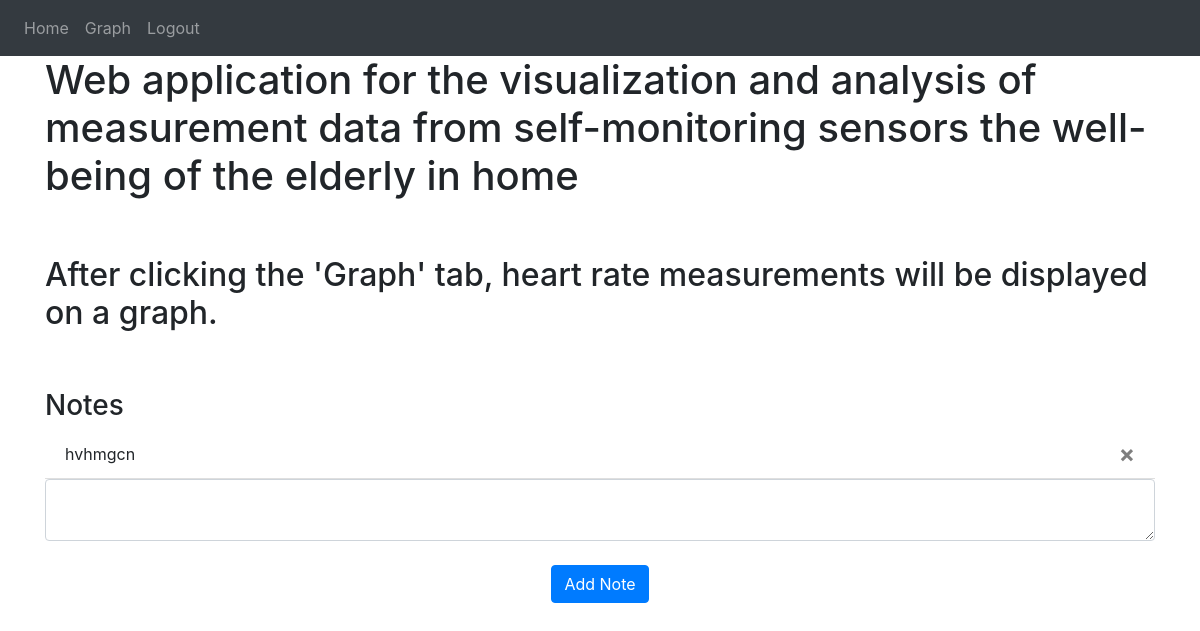
/ (signed in), run on an earlier commit of the app's database.
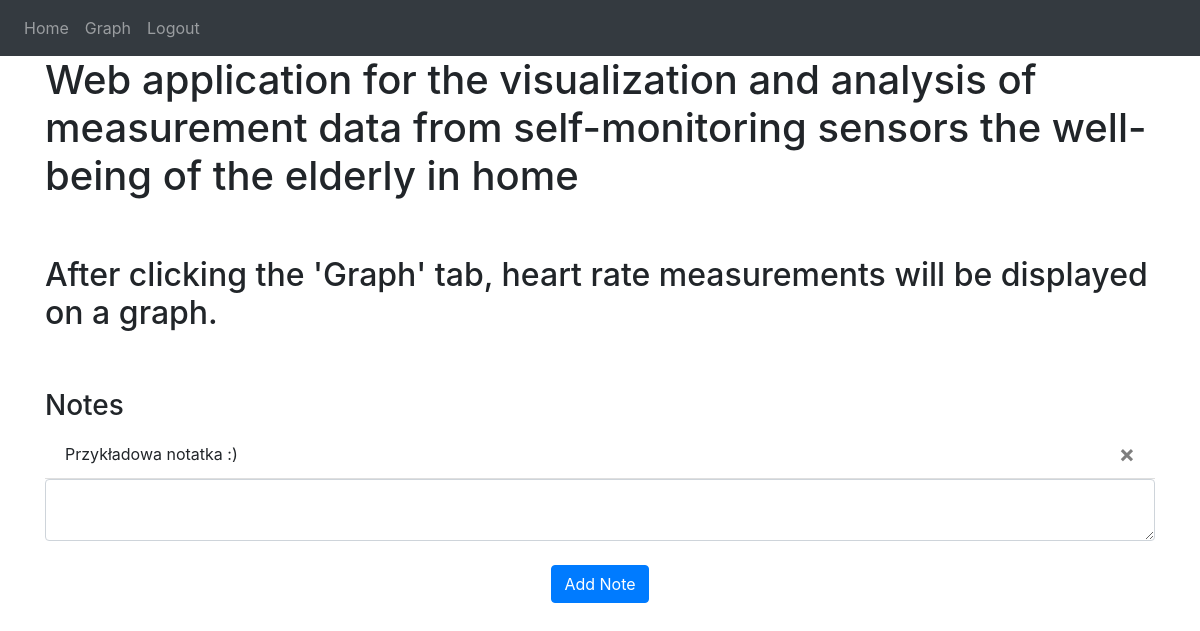
And on a later commit of the database.
### website/models.py (models this page shows)
class Note(db.Model):
    id = db.Column(db.Integer, primary_key=True)
    data = db.Column(db.String(10000))
    date = db.Column(db.DateTime(timezone=True), default=func.now())
    user_id = db.Column(db.Integer, db.ForeignKey('user.id')) #relacja jedna do wielu (jeden user i wiele notatek);

### website/views.py (the view, shortened to what this page needs)
@views.route('/', methods=['GET', 'POST'])
@login_required
def home():
    return render_template("home.html", user=current_user)

### website/__init__.py (called while the page is built)
def create_app():
    app = Flask(__name__)
    app.config["SECRET_KEY"] = "hjshjhdjah kjshkjdhjs"
    app.config["SQLALCHEMY_DATABASE_URI"] = "sqlite:///database.db"
    db.init_app(app)
    from .views import views
    from .auth import auth
    app.register_blueprint(views, url_prefix='/')
    app.register_blueprint(auth, url_prefix='/')
    from .models import User, Note, Measurement, Graph # importujemy, zeby zdefiniowa te klasy opisane w models.py
    with app.app_context():
        db.create_all()
    login_manager = LoginManager()
    login_manager.login_view = 'auth.login'
    login_manager.init_app(app)
    @login_manager.user_loader
    def load_user(id):
        return User.query.get(int(id))
    return app

### website/templates/home.html
{% extends "base.html" %} {% block title %}Home{% endblock %} {% block content
    %}
     <strong><h1>Web application for the visualization and analysis of measurement data from self-monitoring sensors the well-being of the elderly in home    </h1></strong>
     <br />
     <br />
     <h2>After clicking the 'Graph' tab, heart rate measurements will be displayed on a graph. </h2>
     <br />
     <br />
    <h3>Notes</h3>
    <ul class="list-group list-group-flush" id="notes">
      {% for note in user.notes %}
      <li class="list-group-item">
        {{ note.data }}
        <button type="button" class="close" onClick="deleteNote({{ note.id }})">
          <span aria-hidden="true">&times;</span>
        </button>
      </li>
      {% endfor %}
    </ul>
    <form method="POST">
      <textarea name="note" id="note" class="form-control"></textarea>
      <br />
      <div align="center">
        <button type="submit" class="btn btn-primary">Add Note</button>
      </div>
    </form>
    {% endblock %}

### website/templates/base.html (shortened to what this page needs)
<!DOCTYPE html>
<html>
    <head>
        <link
            rel="stylesheet"
            href="https://stackpath.bootstrapcdn.com/bootstrap/4.4.1/css/bootstrap.min.css"
        />
        <link
            rel="stylesheet"
            href="https://stackpath.bootstrapcdn.com/font-awesome/4.7.0/css/font-awesome.min.css"
        />
    </head>
    <body>
        <nav class="navbar navbar-expand-lg navbar-dark bg-dark">
            <div class="collapse navbar-collapse" id="navbar">
                <div class="navbar-nav">
                    {% if user.is_authenticated %}
                    <a class="nav-item nav-link" id="home" href="/">Home</a>
                    <a class="nav-item nav-link" id="graph" href="/graph">Graph</a>
                    <a class="nav-item nav-link" id="logout" href="/logout">Logout</a>
                    {% else %}
                    <a class="nav-item nav-link" id="login" href="/login">Login</a>
                    <a class="nav-item nav-link" id="signUp" href="/sign-up">Sign Up</a>
                    {% endif %}
                </div>
            </div>
        </nav>
        <div class="container">
        {% block content %}
        {% endblock %}
        </div>
  </body>
</html>

What changed in the data, as far as the page shows it:
removed Note: data "hvhmgcn"
added Note: data "Przykładowa notatka :)"
